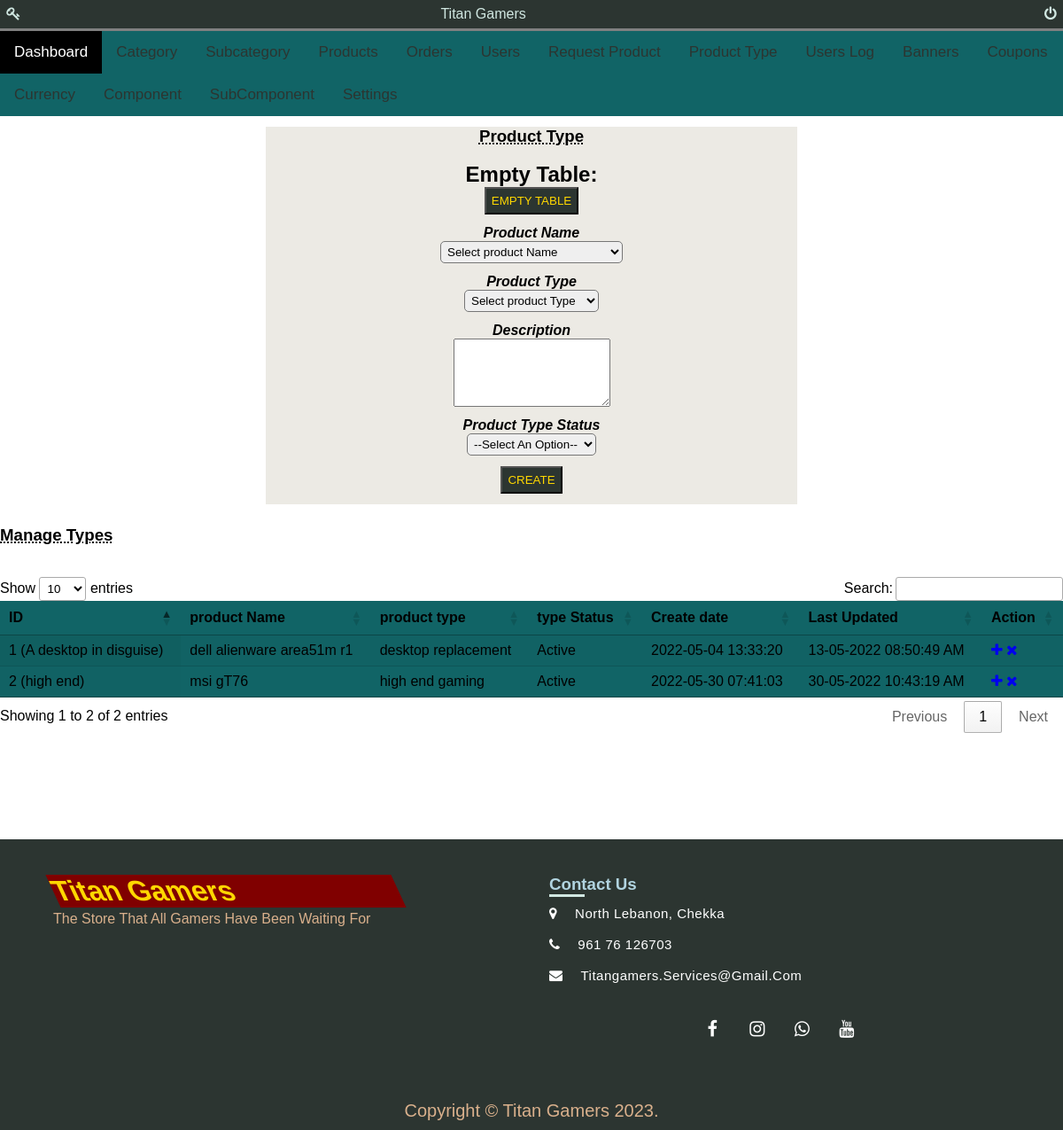
The app's page /admin/productType.php (signed in) with its own data.
### tables this page shows
CREATE TABLE `producttype` (
  `id` int(11) NOT NULL,
  `productName` varchar(255) NOT NULL,
  `productType` varchar(255) NOT NULL,
  `productTypeDescription` longtext NOT NULL,
  `productTypeStatus` varchar(255) NOT NULL,
  `createDate` timestamp NOT NULL DEFAULT current_timestamp(),
  `updateDate` varchar(255) NOT NULL
);

### admin/productType.php (the view, shortened to what this page needs)
<?php
include('db/connection.php');
if(strlen($_SESSION['email'])==0)
	{
header('location:index.php');
}
else{
?>
<html>
<head>
	<link href="https://cdn.datatables.net/1.11.3/css/jquery.dataTables.min.css" rel="stylesheet">
	<link rel="stylesheet" href="https://cdnjs.cloudflare.com/ajax/libs/font-awesome/4.7.0/css/font-awesome.min.css">
	<link href="css/admin.css" rel="stylesheet">
</head>
<body>
	<?php include('include/sidebar.inc.php');?>
<center>
	<div class="container">
							<div class="titlewrapper">
								<h3 class="title">product type</h3>
							</div>
<div class="wrapper">
<div class="wrapper">
		<br />
<form method="post">
	<h2>Empty Table:</h2>
	<button type="submit" name="truncateTable" class="adminform_btn">Empty Table</button>
</form>
			<form class="admin_form" name="laptopType" method="post" >
					<div class="adminform_div">
						<label class="adminform_label" for="basicinput">product Name</label><br>
						<select name="productName" onchange="checkProductType()" id="productName" class="adminform_select" required>
							<option value="">Select product Name</option>
				</select><br>
						</div>
						<div class="adminform_div">
					<label class="adminform_label" for="basicinput">product Type</label><br>
					<select name="productType" class="adminform_select" required>
						<option value="">Select product Type</option>
					</select>
					</div>
					<div class="adminform_div">
							<label class="adminform_label" for="basicinput">Description</label><br>
							<textarea class="adminform_textarea" name="productTypeDescription" rows="5"></textarea>
						</div>
						<div class="adminform_div">
						<label class="adminform_label" for="basicinput">product Type Status</label><br>
						<select name="productTypeStatus" class="adminform_select" required>
							<option value="--Select An Option--">--Select An Option--</option>
						</select>
						</div>
						<div class="adminform_div">
							<button type="submit" name="submit" id="btn" class="adminform_btn">Create</button>
						</div>
			</form>
		</div>
	</div>
</center>
							<div class="titlewrapper">
								<h3 class="title">Manage types</h3>
							</div>
							<br><br>
						<table id="datable" class="display" style="width:100%">
									<thead>
										<tr>
											<th id="custom_td">ID</th>
											<th id="custom_td">product Name</th>
											<th id="custom_td">product type</th>
											<th id="custom_td">type Status</th>
											<th id="custom_td">Create date</th>
											<th id="custom_td">Last Updated</th>
											<th id="custom_td">Action</th>
										</tr>
									</thead>
									<tbody>
<?php $query=mysqli_query($con,"select * from producttype");
$cnt=1;
while($row=mysqli_fetch_array($query))
{
?>
										<tr id="custom_tr">
											<td><?php echo htmlentities($cnt);?></td>
											<td id="cap_username"><?php echo htmlentities($row['productName']);?></td>
											<td id="cap_username"><?php echo htmlentities($row['productType']);?></td>
											<td><?php echo htmlentities($row['productTypeDescription']);?></td>
											<td><?php echo htmlentities($row['productTypeStatus']);?></td>
											<td> <?php echo htmlentities($row['createDate']);?></td>
											<td><?php echo htmlentities($row['updateDate']);?></td>
											<td>
											<a href="editProductType.php?productName=<?php echo $row['productName']?>"><i class="fa fa-plus"></i></a>
											<a href="productType.php?productName=<?php echo $row['productName']?>&del=delete" onClick="return confirm('Are you sure you want to delete?')"><i class="fa fa-times"></i></a>
                      </td>
										</tr>
										<?php $cnt=$cnt+1; } ?>
								</table>
<?php include('include/footer.inc.php');?>
</body>
<?php } ?>

### admin/css/admin.css (style rules this page uses)
.container { background-color: #ECEAE4; width: 50%; }
.titlewrapper .title { text-transform: capitalize; font-family: sans-serif; transition: 1s; text-decoration: underline; text-decoration-style: dotted; font-weight: 900; margin-top: 2%; background-clip: text; -webkit-background-clip: text; -webkit-text-stroke: 8px transparent; }
table { background-color: #116466; }
.adminform_label { color: black; font-weight: bold; font-style: oblique; margin-bottom: 2%; text-transform: capitalize; }
.adminform_input, .adminform_select { border-radius: 5px; padding: 0.5%; margin-bottom: 2%; }
.adminform_textarea { text-transform: capitalize; margin-bottom: 2%; }
.adminform_btn { color: gold; background-color: #2C3531; padding: 1%; text-transform: uppercase; margin-bottom: 2%; }

### admin/css/footer.css (style rules this page uses)
.body_footer { position: relative; padding-bottom: 448px; min-height: 100vh; }

### admin/include/sidebar.inc.php (style rules this page uses)
* { margin: 0; padding: 0; box-sizing: border-box; font-family: sans-serif; }

### records on screen
producttype: productName "dell alienware area51m r1", productType "desktop replacement", productTypeDescription "A desktop in disguise)", productTypeStatus "Active", createDate "2022-05-04 13:33:20", updateDate "13-05-2022 08:50:49 AM"
producttype: productName "msi gT76", productType "high end gaming", productTypeDescription "high end)", productTypeStatus "Active", createDate "2022-05-30 07:41:03", updateDate "30-05-2022 10:43:19 AM"
